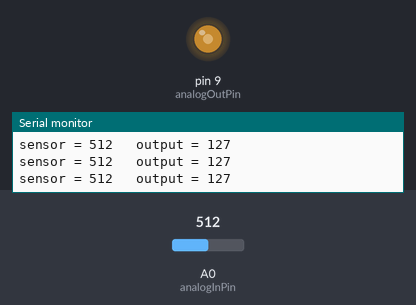
Recording of a sketch running on a simulated Arduino Uno, built with avr-gcc and run on an emulated ATmega328P. On the bench: output pins drawn as LEDs (lit = HIGH), the last lines printed to the serial monitor. The inputs (shaded band) are chosen by the test bench; at power-on: A0 (analogInPin) = 512.

Above: at 1.2 s.
1.3 s: A0 (analogInPin) set to 410
At 2.7 s:
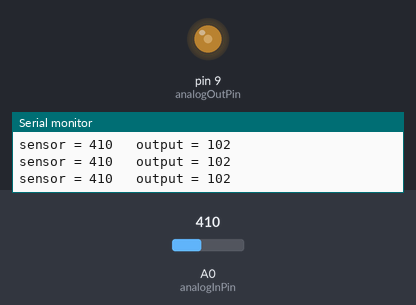
4.3 s: A0 (analogInPin) set to 395
At 4.9 s:
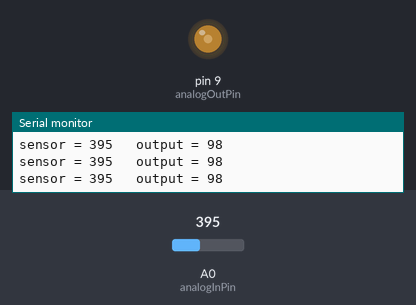
7.3 s: A0 (analogInPin) set to 716
At 8.5 s:
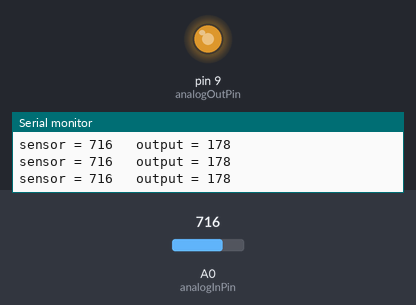
8.8 s: A0 (analogInPin) set to 984
At 10.0 s:
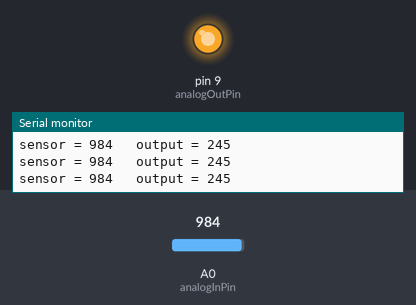
10.3 s: A0 (analogInPin) set to 1015
At 10.9 s:
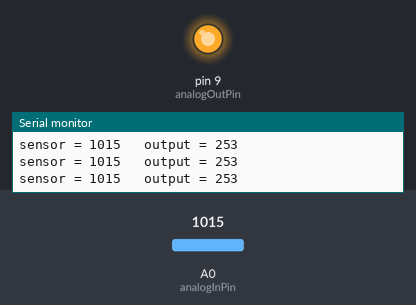
13.3 s: A0 (analogInPin) set to 0
At 14.8 s:
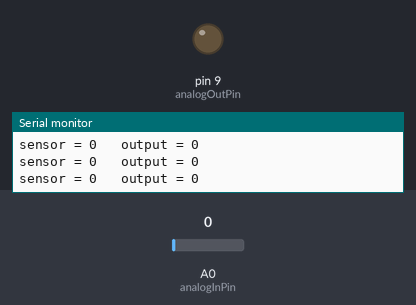
Timing chart, 0 to 15.8 s (numbered marks = the images above; inputs shaded):
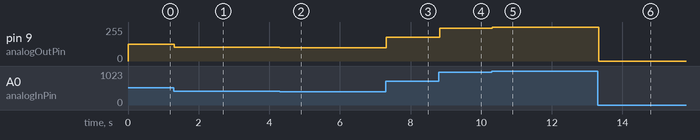

Measured:
- after the input at 1.3 s, pin 9 (analogOutPin): 127/255 → 102/255 at once
- after the input at 4.3 s, pin 9 (analogOutPin): 102/255 → 98/255 at once
- after the input at 7.3 s, pin 9 (analogOutPin): 98/255 → 178/255 at once
- after the input at 8.8 s, pin 9 (analogOutPin): 178/255 → 245/255 at once
- after the input at 10.3 s, pin 9 (analogOutPin): 245/255 → 253/255 at once
- after the input at 13.3 s, pin 9 (analogOutPin): 253/255 → 0/255 at once

The sketch:

3.2DigitalIO.ino
```cpp
const int analogInPin = A0;
const int analogOutPin = 9;
const int player1Color = 13;
const int player2Color = 6;


int sensorValue = 0;
int outputValue = 0;
void setup() {

  Serial.begin(9600);
}

void loop() {

  sensorValue = analogRead(analogInPin);

  outputValue = map(sensorValue, 0, 1023, 0, 255);

  analogWrite(analogOutPin, outputValue);

  if(outputValue >= 115 && outputValue <= 130){
    digitalWrite(player1Color, HIGH);
  }
  if(outputValue < 125){
    digitalWrite(player1Color, LOW);
    digitalWrite(player2Color, LOW);
  }
  if(outputValue >= 245 && outputValue <= 255){
    digitalWrite(player2Color, HIGH);
  }
  if(outputValue > 130 && outputValue < 245)
  {
    digitalWrite(player1Color, HIGH);
    digitalWrite(player2Color, LOW);
  }

  Serial.print("sensor = ");
  Serial.print(sensorValue);
  Serial.print("\t output = ");
  Serial.println(outputValue);

  delay(2);
}
```
